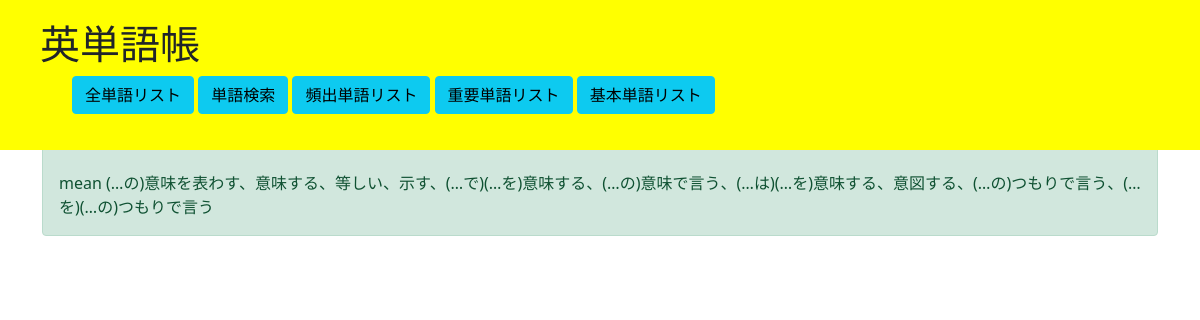
The app's page /detail/8 with its own data.
### elapp/models.py (models this page shows, shortened)
class Newword(models.Model):
    word = models.CharField(max_length=25)
    mean = models.CharField(max_length=100, null=True)
    useful = models.PositiveIntegerField("the number of access", default=1)
    priority= models.CharField(
    max_length=50,
    choices = PRIORITY,
    null = True
    )

### elapp/views.py (the view)
# urls.py: path('detail/<int:pk>', englishdetail.as_view(), name='detail'),
class englishdetail(DetailView):
    template_name= 'detail.html'
    model= Newword

### templates/detail.html
{% extends 'base.html' %}
{% load static %}
{% block content %}
<link rel="stylesheet" href="{% static 'extend.css'%}">
<div class="alert alert-success" role="alert">
  {{ object.word}}
  {{ object.mean}}
</div>
{% endblock content%}

### elapp/static/extend.css (style rules this page uses)
.alert-success { padding-top: 170px; }

### records on screen
Newword: word "mean", mean "(…の)意味を表わす、意味する、等しい、示す、(…で)(…を)意味する、(…の)意味で言う、(…は)(…を)意味する、意図する、(…の)つもりで言う、(…を)(…の)つもりで言う"
